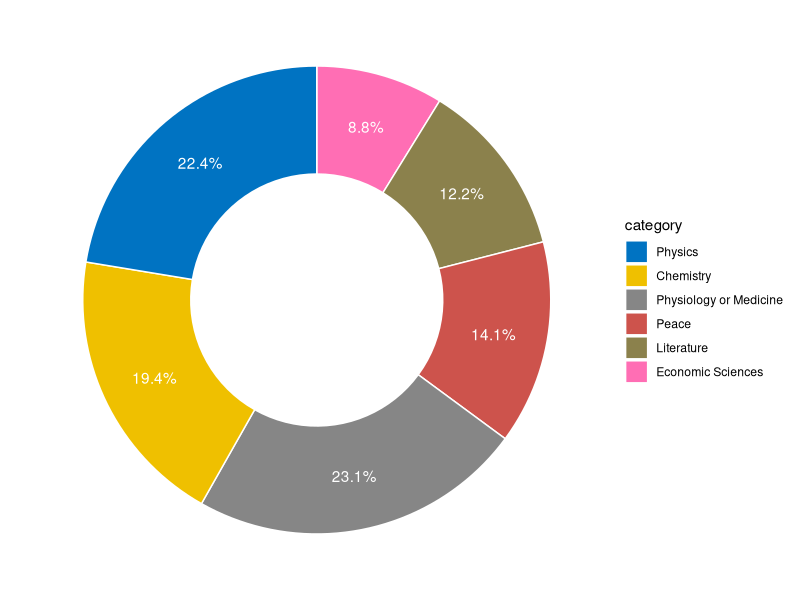
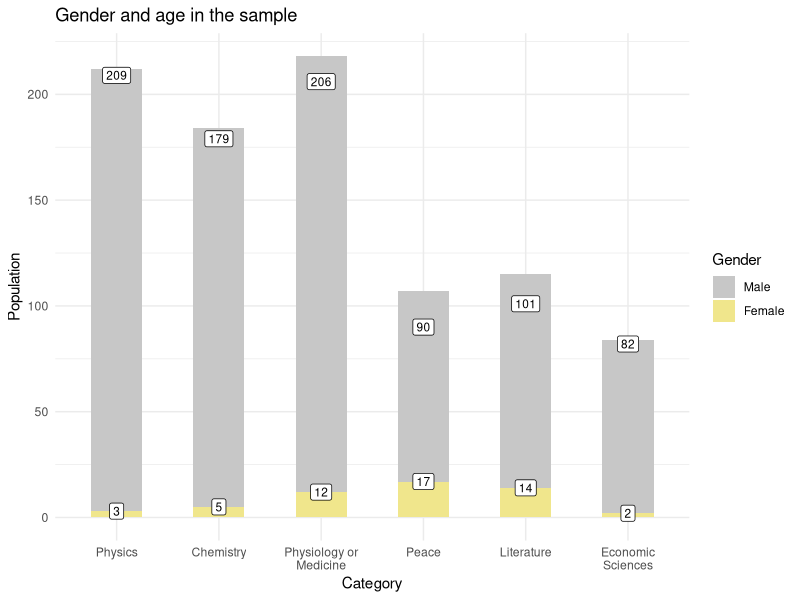
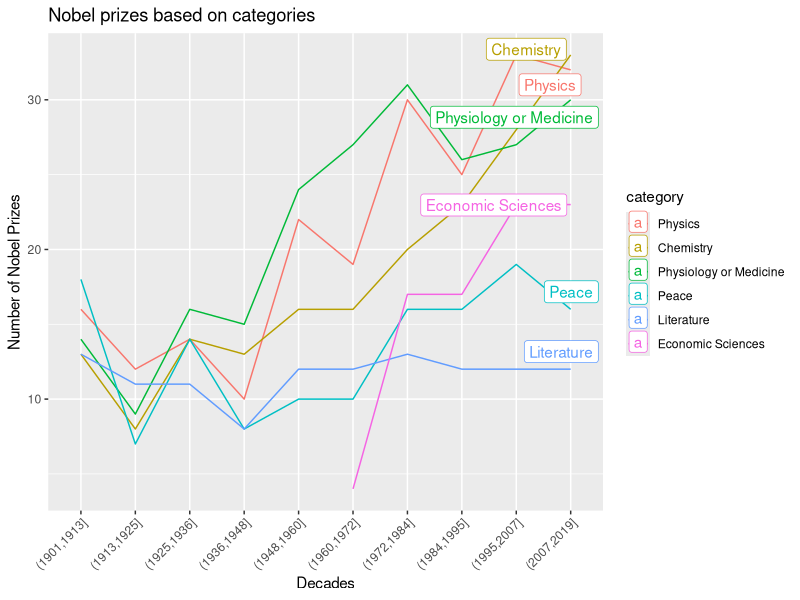
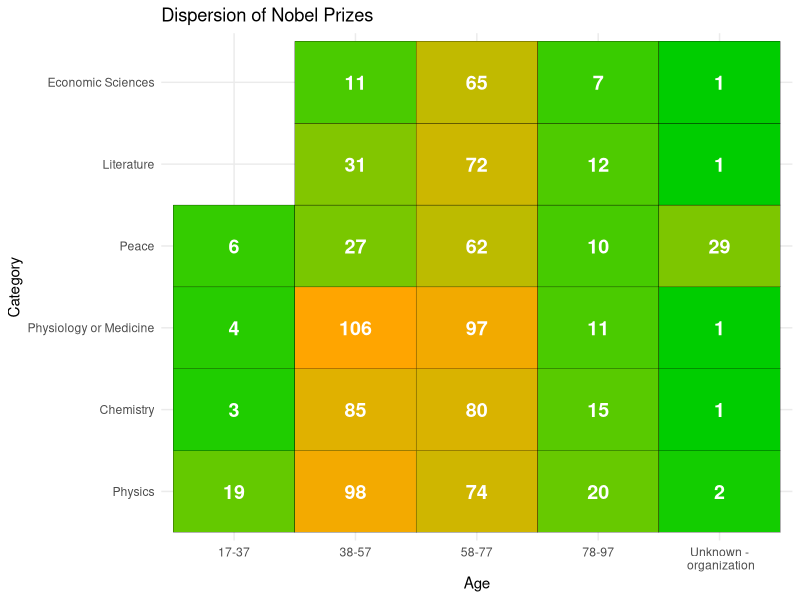
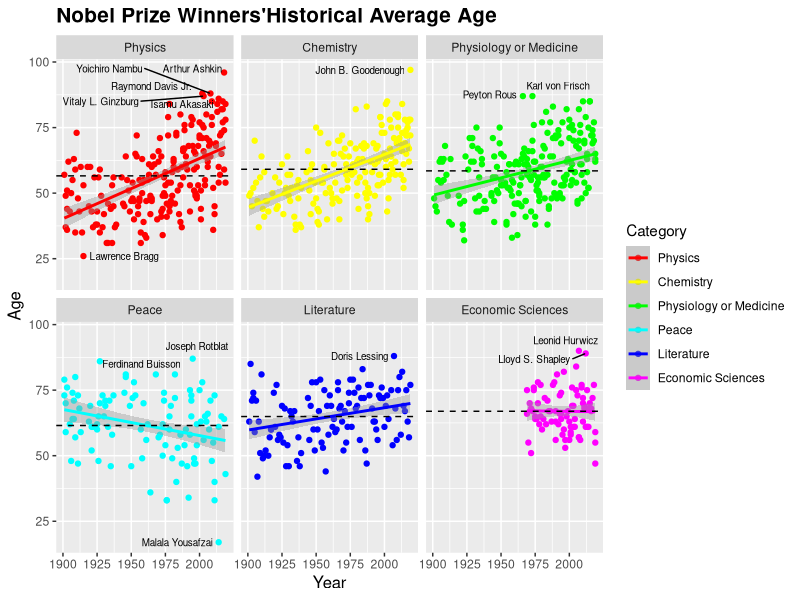
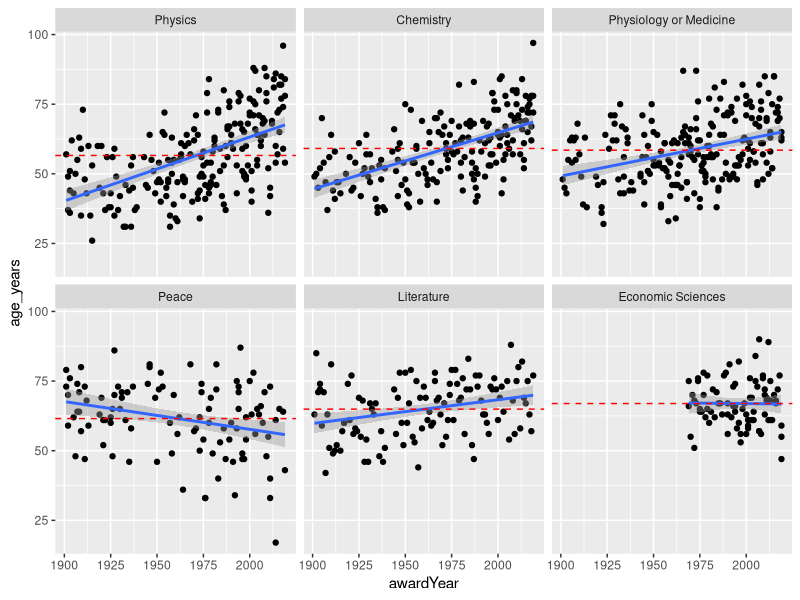
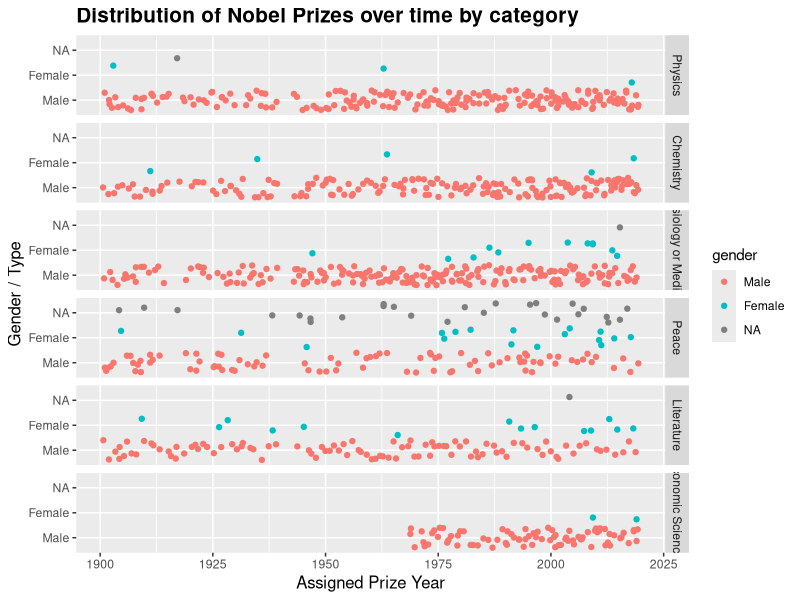
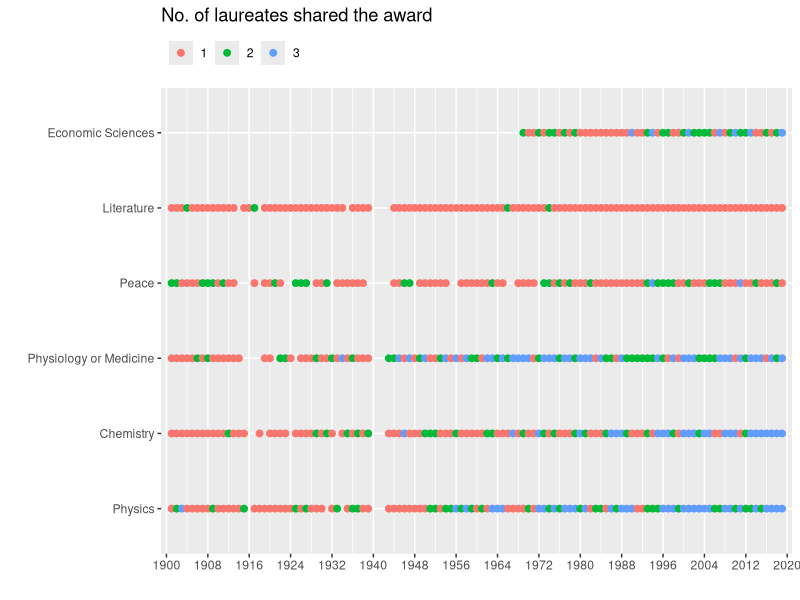

Recreate these plots in R, in order.
# Proposition of story

library(ggplot2)
library(dplyr)
library(scales)
library(RColorBrewer)
library(lubridate)
library(stringr)
library(readr)
library(tidyr)

nobel <- read_csv('complete.csv')

nobel_data <- read_csv('complete.csv')

# Preprocessing

nobel <- mutate(nobel, birth_date = ifelse(birth_date == "1943-00-00", "1943-11-07", birth_date))

nobel$laureate_or_org = if_else(is.na(nobel$knownName), "Organization", "Individual")
nobel$laureate_or_org = factor(nobel$laureate_or_org, levels = c("Individual", "Organization"))

nobel$category = factor(nobel$category, levels = c('Physics', 'Chemistry', 'Physiology or Medicine',
                                                   'Peace', 'Literature', 'Economic Sciences'))

nobel$prizeStatus <- str_to_title(nobel$prizeStatus)
nobel$prizeStatus <- factor(nobel$prizeStatus, levels = c('Received', 'Declined', 'Restricted'))

nobel$gender <- str_to_title(nobel$gender)
nobel$gender <- factor(nobel$gender, levels = c('Male', 'Female'))

nobel$gen_org <- if_else(nobel$gender == 'Male', "Male", "Female", "Organization")
nobel$gen_org <- factor(nobel$gen_org, levels = c("Male", "Female", "Organization"))

nobel <- nobel %>%
  mutate(awardDate = as.Date(ISOdate(awardYear, 10, 01)), # approximating 
         age_days = ifelse(birth_date == "", "unnknown", awardDate - as.Date(birth_date)),
         age_years = round(interval(as.Date(birth_date), awardDate) / years(1)), 
         life_span_days = as.Date(death_date) - as.Date(birth_date), 
         life_span_years = round(interval(as.Date(birth_date), death_date) / years(1)), 
         is_alive = laureate_or_org == 'Laureate' & is.na(death_date))


# Nobel prize distribution by category

# Load ggplot2
library(ggplot2)
library(forcats)


# Compute percentages
nobel_gender_perc <- 
  nobel %>% 
  group_by(category) %>% 
  tally() %>% 
  rename(count = n) %>% 
  mutate(perc_n = 100*round(count/sum(count), 3)) %>% 
  unnest() %>% 
  arrange(desc(category)) %>%
  mutate(lab.ypos = cumsum(perc_n) - 0.5*perc_n)

# Make the plot
mycols <- c("#0073C2FF", "#EFC000FF", "#868686FF", "#CD534CFF", "lightgoldenrod4", "hotpink1")

ggplot(nobel_gender_perc, aes(x = 2, y = perc_n, fill = category)) +
  geom_bar(stat = "identity", color = "white") +
  coord_polar(theta = "y", start = 0)+
  geom_text(aes(y = lab.ypos, label = paste0(perc_n, "%")), color = "white")+
  scale_fill_manual(values = mycols) +
  theme_void()+
  xlim(0.5, 2.5)

# 2. Nobel prize distribution by category and gender

nobel_no_category_gender <- nobel %>%
  filter(!gender == "") %>% 
  group_by(category, gender) %>% 
  summarise(number = length(category)) %>% 
  unnest()

ggplot(data = nobel_no_category_gender, aes(x = category, y = number, fill = factor(gender))) +
  geom_bar(na.rm = TRUE, position = "stack", width = 0.5, stat = "identity") +
  ggtitle('Gender and age in the sample') +
  xlab('Category') +
  ylab('Population') +
  labs(fill = 'Gender') +
  theme_minimal() +
  scale_fill_manual(values = c('grey78', 'khaki')) +
  geom_label(aes(y = number, label = number), fill = 'white', position = "identity",
             vjust = 0.5, color = "black", size = 3) +
  scale_x_discrete(labels = function(x) 
    stringr::str_wrap(x, width = 15))

# 3. Nobel prize distribution by year and category - usage of gg extensions

library(ggrepel)
nobel$awardYear_cut <- cut(nobel$awardYear, 10, dig.lab=4)
unique_categories <- unique(nobel$awardYear_cut)

nobel_no_year_category <- nobel %>% 
  group_by(awardYear_cut, category) %>% 
  summarise(number = length(awardYear_cut)) %>% 
  mutate(label = if_else(awardYear_cut == levels(nobel$awardYear_cut)[length(unique_categories <- unique(nobel$awardYear_cut))],
                         as.character(category),
                         NA_character_))

nobel_no_year_category %>%
  ggplot(aes(x = awardYear_cut, y = number, group = category, colour = category)) + 
  geom_line() +
  theme(axis.text.x = element_text(angle=45, hjust=1)) +
  geom_label_repel(aes(label = label,
                       nudge_x = 2019,
                       na.rm = TRUE)) +
  xlab("Decades") +
  ylab("Number of Nobel Prizes") +
  ggtitle("Nobel prizes based on categories")

# 4. Nobel prize distribution by age and category - usage of tables from ggplot
nobel.agg <- nobel %>%
  mutate(age_years_cut = cut(age_years, 
                             breaks = 4,
                             labels = c('17-37', '38-57', '58-77', '78-97')),
         age_years_cut = forcats::fct_explicit_na(age_years_cut, paste0('Unknown -\n organization'))) %>% 
  count(age_years_cut, category)

ggplot(nobel.agg, aes(x = age_years_cut, y = category)) + # nowa baza danych
  geom_tile(aes(fill = n), color = 'black', show.legend = F) +
  theme_minimal() + 
  geom_text(aes(label = n), size = 5, fontface = 'bold', color = 'white') +
  labs(title = 'Dispersion of Nobel Prizes',
       x = "Age",
       y = "Category") +
  scale_fill_gradient(low = 'green3', high = 'orange')

# Plot 5 - Distribution of Nobel Prizes over time and age by category
# Na podstawaie: 
# https://medium.com/@TechTeamMarketFinance/exploring-nobel-prize-winners-with-r-b636875ee28f

average_age_nobel <- nobel %>%  
  group_by(category, awardYear) %>% 
  summarize(avg_age = mean(age_years, na.rm = TRUE)) %>% 
  unnest()

average_age_nobel_with_names <- left_join(nobel %>% select(category, awardYear, knownName, age_years), 
                                          average_age_nobel, 
                                          by = c('category' = 'category', 'awardYear' = 'awardYear'))

ggplot(average_age_nobel_with_names, aes(x = awardYear, y = age_years, color=category)) +
  geom_point() + 
  facet_wrap(~ category) +
  geom_smooth(method = "lm") + 
  scale_color_manual(values=rainbow(n=6)) +
  geom_hline(data=filter(average_age_nobel_with_names, category =="Chemistry"), aes(yintercept= mean(age_years, na.rm=T)), 
             colour="black", 
             linetype = 'dashed') +
  geom_hline(data=filter(average_age_nobel_with_names, category =="Economic Sciences"), aes(yintercept= mean(age_years, na.rm=T)), 
             colour="black", linetype = 'dashed') +
  geom_hline(data=filter(average_age_nobel_with_names, category =="Literature"), aes(yintercept= mean(age_years, na.rm=T)), 
             colour="black", linetype = 'dashed') +
  geom_hline(data=filter(average_age_nobel_with_names, category =="Physiology or Medicine"), aes(yintercept= mean(age_years, na.rm=T)), 
             colour="black", linetype = 'dashed') +
  geom_hline(data=filter(average_age_nobel_with_names, category =="Peace"), aes(yintercept= mean(age_years, na.rm=T)), 
             colour="black", linetype = 'dashed') +
  geom_hline(data=filter(average_age_nobel_with_names, category =="Physics"), aes(yintercept= mean(age_years, na.rm=T)), 
             colour="black", linetype = 'dashed') +
  labs(title = "Nobel Prize Winners'Historical Average Age",
       color = "Category",
       x = "Year",
       y = "Age") +
  theme(axis.title.x = element_text(size = 12),
        axis.title.y = element_text(size = 12),
        plot.title = element_text(size = 15, face = "bold")) +
  geom_text_repel(aes(label=ifelse(age_years<30 | age_years > 85, as.character(nobel$knownName), "")),
                  size=2.5,
                  colour = "black",
                  max.overlaps = Inf)

# LUB

StatMeanLine <- ggproto("StatMeanLine", Stat,
                        compute_group = function(data, scales) {
                          transform(data, yintercept=mean(y))
                        },
                        required_aes = c("x", "y")
)

stat_mean_line <- function(mapping = NULL, data = NULL, geom = "hline",
                           position = "identity", na.rm = FALSE, show.legend = NA, 
                           inherit.aes = TRUE, ...) {
  layer(
    stat = StatMeanLine, data = data, mapping = mapping, geom = geom, 
    position = position, show.legend = show.legend, inherit.aes = inherit.aes,
    params = list(na.rm = na.rm, ...)
  )
}

levels(nobel$category)
ggplot(average_age_nobel_with_names, aes(x = awardYear, y = age_years) ) +
  geom_point() + 
  geom_smooth(method = "lm") +
  stat_mean_line(color="red", linetype = "dashed") +
  facet_wrap(~ category)

ggplot(nobel, aes(x = awardYear, y = gender, col = gender)) +
  geom_point(position = "jitter") + facet_grid(category ~ .) + 
  labs(title = "Distribution of Nobel Prizes over time by category") +
  xlab("Assigned Prize Year") +
  ylab("Gender / Type") +
  theme(axis.title.x = element_text(size = 12),
        axis.title.y = element_text(size = 12),
        plot.title = element_text(size = 15, face = "bold"))

# Plot 6 - number of laureates share the award
# https://www.kaggle.com/code/imdevskp/exploring-historic-nobel-prize-data

nobel_prize_share <- nobel %>%  
                        group_by(category, awardYear) %>% 
                        summarise(number = n()) %>% 
                        ungroup 

ggplot(nobel_prize_share, aes(x = awardYear, y = category, col = factor(number))) +
  geom_point(size = 2, fill = 'black') + 
  scale_x_continuous(limits = c(1899, 2021), breaks = seq(1900, 2020, 8), expand = c(0, 0)) +
  labs(title='No. of laureates shared the award', x = '', y='') +
  theme(legend.title = element_blank(), legend.position='top', legend.justification = "left")

# Plot 7 Birth continent

nobel_prize_share_by_continent <- nobel %>%
  filter(birth_continent %in% c("Europe", "North America", "Asia", "Africa", "Oceania", "South America")) %>% 
  drop_na(birth_continent) %>%
  group_by(birth_continent) %>%
  summarise(number = n())

ggplot(nobel_prize_share_by_continent, aes(reorder(birth_continent, number), number, fill = birth_continent)) +
  geom_col() +
  labs(title = 'Birth Continent', x = '', y = '') +  
  geom_text(aes(label = number), hjust = -0.3, colour = "#555555", size = 6, fontface = "bold") +
  scale_y_continuous(limits = c(0, 520)) +
  coord_flip() +
  scale_fill_brewer(palette = "Set2") +
  theme(legend.position = "none")

# Plot 8: Bigrams - motivation in each category?
library(tidytext)

nobel$motivation<-as.character(nobel$motivation)
motivation_bigrams <- nobel %>%
  unnest_tokens(bigram, motivation, token = "ngrams", n = 2)

bigrams_separated <- motivation_bigrams %>%
  separate(bigram, c("word1", "word2"), sep = " ")

bigrams_filtered <- bigrams_separated %>%
  filter(!word1 %in% stop_words$word) %>%
  filter(!word2 %in% stop_words$word) 

bigram_united <- bigrams_filtered %>%
  filter(word1 != word2) %>%
  unite(bigram, word1, word2, sep = " ")

bigram_counts <- bigram_united %>% 
  count(bigram, sort = TRUE)
head(bigram_counts) 


# ------
  
motivation_words <- nobel_data %>%
  select(category, motivation) %>%
  drop_na(motivation) %>%
  unnest_tokens(bigram, motivation, token = "ngrams", n = 2) %>%
  separate(bigram, c("word1", "word2"), sep = " ")
  
bigram_filtr_and_unite <- motivation_words %>% 
  filter(!word1 %in% stop_words$word) %>%
  filter(!word2 %in% stop_words$word) %>% 
  filter(word1 != word2) %>%
  unite(bigram, word1, word2, sep = " ")

bigrams_to_plot <- bigram_filtr_and_unite %>% 
  group_by(category, bigram) %>%
  summarize(n = n()) %>% 
  top_n(5, n) %>%
  arrange(category, desc(n)) %>% 
  mutate(row_number_in_group = row_number()) %>%  
  filter(row_number_in_group %in% seq(1,5)) %>% 
  ungroup %>%
  mutate(word = reorder_within(bigram, n, category)) 

ggplot(bigrams_to_plot, aes(x= reorder(word, n), y = n, fill = category)) +
  geom_col() +
  geom_text(aes(label = n), hjust = 1.2, colour = "white", size = 5, fontface = 'bold') +
  labs(title = 'Most frequent 10 words in each category', x = '', y = '', fill = '') +
  coord_flip() + 
  theme(legend.position = 'none', panel.spacing.x = unit(1.5, "lines")) +
  scale_x_reordered() +
  facet_wrap(~category, scales = 'free')
